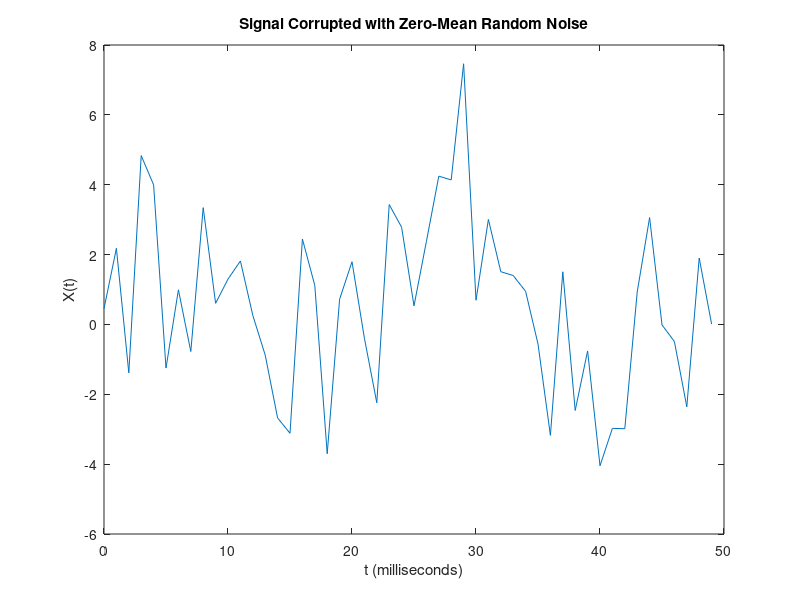
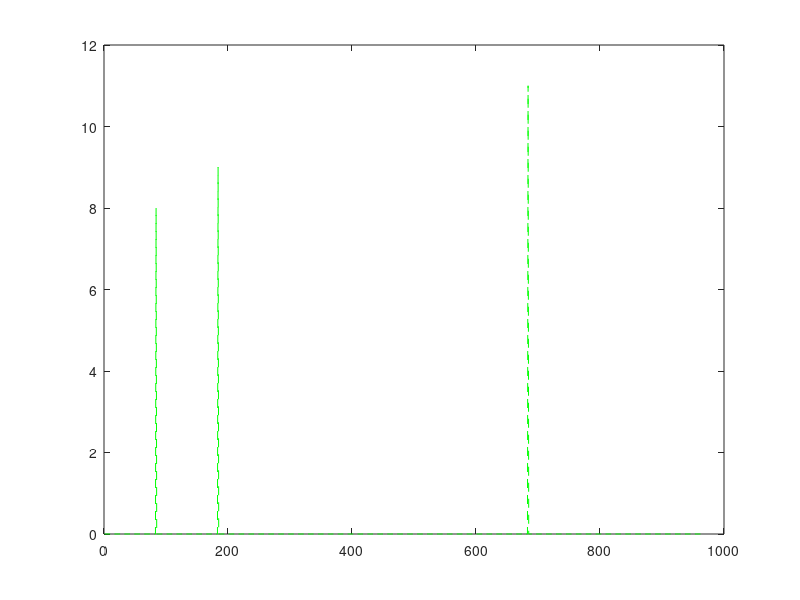
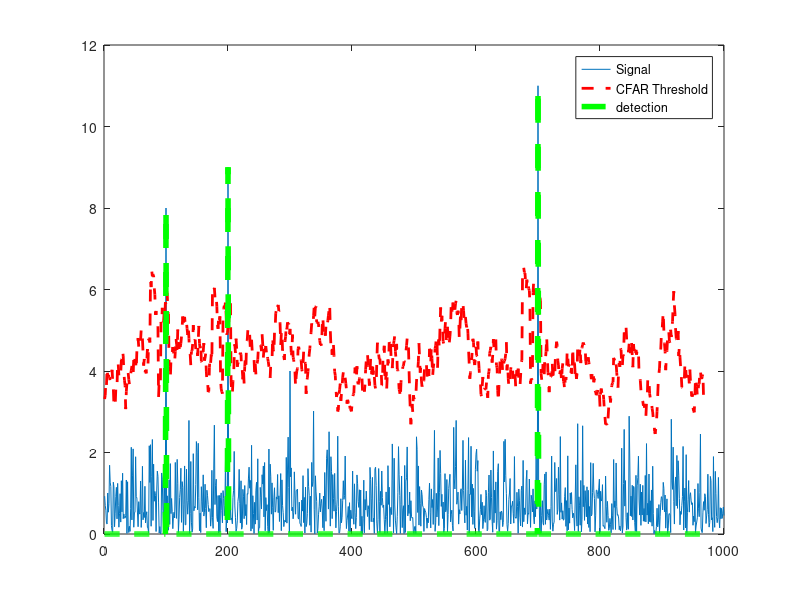

Source code (MATLAB) for these figures, in order:
clear all;
clc;

% The range resolution = 1m
% The speed of light c = 3*10^8

%% Range estimation
% TODO : Find the Bsweep of chirp for 1 m resolution
c = 3*10^8;
delta_r = 1;
Bsweep = c/2*delta_r;

% TODO : Calculate the chirp time based on the Radar's Max Range
range_max = 300;            % The radar maximum range = 300m  
Ts = 5.5*(range_max*2/c);   % 5.5 times of the trip time for maximumrange

% TODO : define the frequency shifts 
beat_freq = [0 1.1e6 13e6 24e6];   % given beat frequencies for all four targets
calculated_range = c*Ts*beat_freq/(2*Bsweep);  %range calculation

%display the calculate range
disp(calculated_range);

%% Doppler Velocity Calculation
c = 3*10^8;         %speed of light
frequency = 77e9;   %frequency in Hz

% TODO : Calculate the wavelength
wavelength = c/frequency;

% TODO : Define the doppler shifts in Hz using the information from above 
doppler_shift = [3e3 -4.5e3 11e3 -3e3];

% TODO : Calculate the velocity of the targets  fd = 2*vr/lambda

Vr = doppler_shift*wavelength/2;

% TODO: Display results
disp(Vr);

%% FFT Practice
Fs = 1000;            % Sampling frequency                    
T = 1/Fs;             % Sampling period       
L = 1500;             % Length of signal
t = (0:L-1)*T;        % Time vector

% TODO: Form a signal containing a 77 Hz sinusoid of amplitude 0.7 and a 43Hz sinusoid of amplitude 2.
S = 0.7*sin(2*pi*77*t) + 2*sin(2*pi*43*t);

% Corrupt the signal with noise 
X = S + 2*randn(size(t));

% Plot the noisy signal in the time domain. It is difficult to identify the frequency components by looking at the signal X(t). 
plot(1000*t(1:50) ,X(1:50));
title('Signal Corrupted with Zero-Mean Random Noise')
xlabel('t (milliseconds)')
ylabel('X(t)')

% TODO : Compute the Fourier transform of the signal. 
Y = fft(X);
% TODO : Compute the two-sided spectrum P2. Then compute the single-sided spectrum P1 based on P2 and the even-valued signal length L.
P2 = abs(Y/L);
P1 = P2(1:L/2+1);

% Plotting
figure;
f = Fs*(0:(L/2))/L;
plot(f,P1) 
title('Single-Sided Amplitude Spectrum of X(t)')
xlabel('f (Hz)')
ylabel('|P1(f)|')

%% 2-D Transform
% The 2-D Fourier transform is useful for processing 2-D signals and other 2-D data such as images.
% Create and plot 2-D data with repeated blocks.

P = peaks(20);
X = repmat(P,[5 10]);
imagesc(X)

% TODO : Compute the 2-D Fourier transform of the data.  
% Shift the zero-frequency component to the center of the output, and 
% plot the resulting 100-by-200 matrix, which is the same size as X.
Y = fft2(X);
imagesc(abs(fftshift(Y)))

%% Implement 1D CFAR using lagging cells on the given noise and target scenario.

% Close and delete all currently open figures
close all;

% Data_points
Ns = 1000;

% Generate random noise
s=abs(randn(Ns,1));

%Targets location. Assigning bin 100, 200, 300 and 700 as Targets with the amplitudes of 8, 9, 4, 11.
s([100 ,200, 300, 700])=[8 9 4 11];

%plot the output
plot(s);

% TODO: Apply CFAR to detect the targets by filtering the noise.

% 1. Define the following:
% 1a. Training Cells
T = 12;
% 1b. Guard Cells 
G = 4;
% Offset : Adding room above noise threshold for desired SNR 
offset=5;

% Vector to hold threshold values 
threshold_cfar = [];

%Vector to hold final signal after thresholding
signal_cfar = [];

% 2. Slide window across the signal length
for i = 1:(Ns-2*(G+T)-1)     

    % 2. - 5. Determine the noise threshold by measuring it within the training cells
    noise_level = sum(s(i:i+T))+sum(s(i+T+G+1:i+2*T+G+1));
    threshold = (noise_level/(2*T))*offset;
    threshold_cfar = [threshold_cfar, {threshold}];
    % 6. Measuring the signal within the CUT
    signal = s(i+T+G);
    % 8. Filter the signal above the threshold
    if (signal < threshold)
        signal = 0;
    end
    signal_cfar = [signal_cfar, {signal}];
end




% plot the filtered signal
plot (cell2mat(signal_cfar),'g--');

% plot original sig, threshold and filtered signal within the same figure.
figure,plot(s);
hold on,plot(cell2mat(circshift(threshold_cfar,G)),'r--','LineWidth',2)
hold on, plot (cell2mat(circshift(signal_cfar,(T+G))),'g--','LineWidth',4);
legend('Signal','CFAR Threshold','detection')

